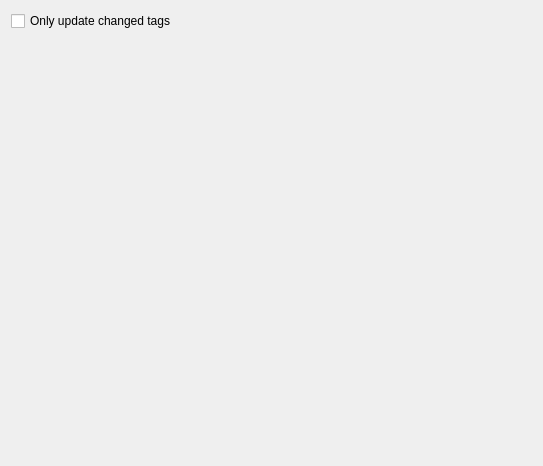
<?xml version="1.0" encoding="UTF-8"?>
<ui version="4.0">
 <class>GUI_OtherSettings</class>
 <widget class="QWidget" name="GUI_OtherSettings">
  <property name="geometry">
   <rect>
    <x>0</x>
    <y>0</y>
    <width>543</width>
    <height>466</height>
   </rect>
  </property>
  <property name="windowTitle">
   <string notr="true">GUI_OtherSettings</string>
  </property>
  <layout class="QVBoxLayout" name="verticalLayout">
   <item>
    <widget class="QCheckBox" name="cbSelectiveTagUpdate">
     <property name="text">
      <string>Only update changed tags</string>
     </property>
    </widget>
   </item>
   <item>
    <spacer name="verticalSpacer">
     <property name="orientation">
      <enum>Qt::Vertical</enum>
     </property>
     <property name="sizeHint" stdset="0">
      <size>
       <width>20</width>
       <height>40</height>
      </size>
     </property>
    </spacer>
   </item>
  </layout>
 </widget>
 <resources/>
 <connections/>
</ui>
